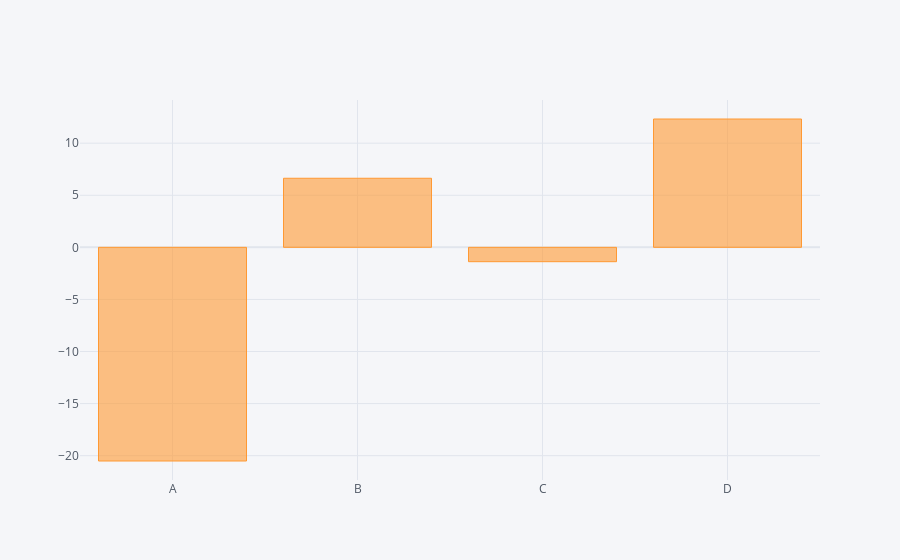

Here is the notebook cell this chart was saved with:
### Code cell
df.sum().iplot(kind='bar')

### Figure 1 — Plotly figure (JSON) as saved in the notebook; plotly's stock layout.template omitted (floating-point values rounded to 4 significant figures)
{"data": [{"marker": {"color": "rgba(255, 153, 51, 0.6)", "line": {"color": "rgba(255, 153, 51, 1.0)", "width": 1}}, "name": "None", "orientation": "v", "text": "", "type": "bar", "x": ["A", "B", "C", "D"], "y": [-20.51, 6.631, -1.378, 12.32]}], "layout": {"legend": {"bgcolor": "#F5F6F9", "font": {"color": "#4D5663"}}, "paper_bgcolor": "#F5F6F9", "plot_bgcolor": "#F5F6F9", "title": {"font": {"color": "#4D5663"}}, "xaxis": {"gridcolor": "#E1E5ED", "showgrid": true, "tickfont": {"color": "#4D5663"}, "title": {"font": {"color": "#4D5663"}, "text": ""}, "zerolinecolor": "#E1E5ED"}, "yaxis": {"gridcolor": "#E1E5ED", "showgrid": true, "tickfont": {"color": "#4D5663"}, "title": {"font": {"color": "#4D5663"}, "text": ""}, "zerolinecolor": "#E1E5ED"}}}
